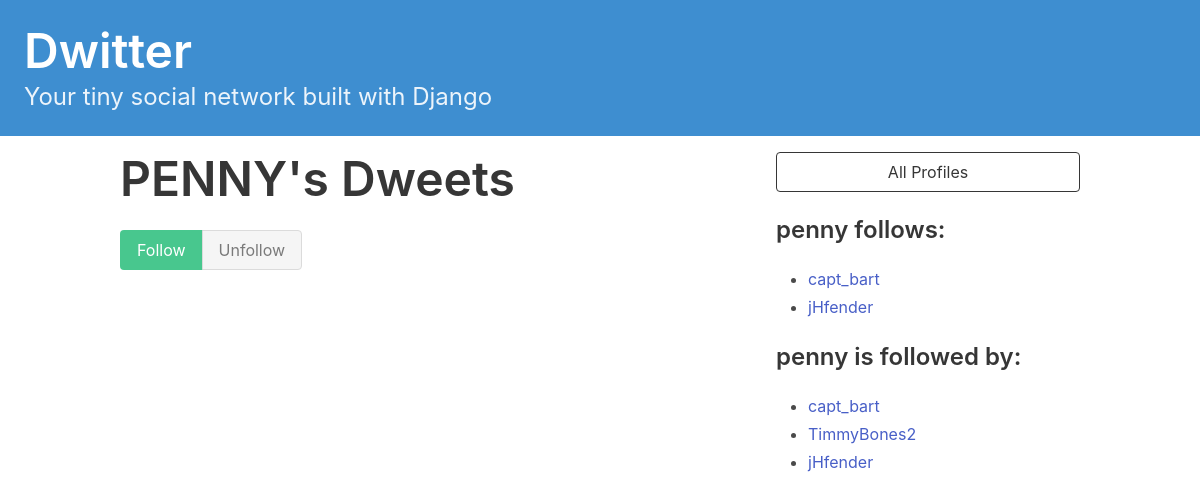
The page /profile/1 on the database as committed earlier.
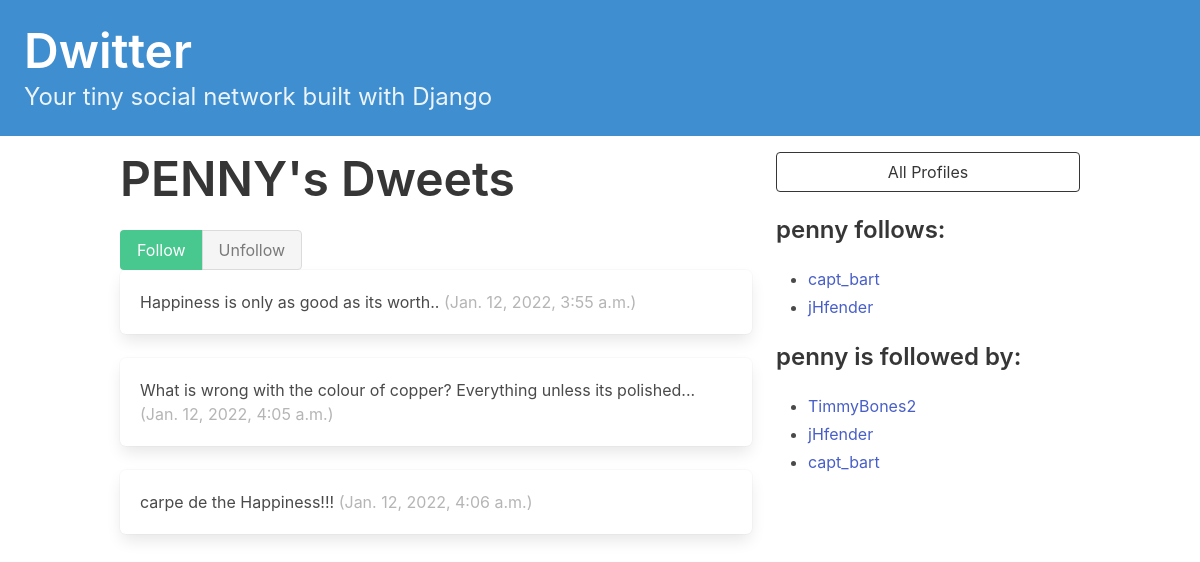
The same page on the database as committed later.
### dwitter/models.py (models this page shows, shortened)
class Profile(models.Model):
    user = models.OneToOneField(User, on_delete=models.CASCADE)
    follows = models.ManyToManyField(
        "self", related_name="followed_by", symmetrical=False,
        blank=True
    )
    def __str__(self):
        return self.user.username

class Dweet(models.Model):
    user = models.ForeignKey(
        User, related_name="dweets", on_delete=models.DO_NOTHING
    )
    body = models.CharField(max_length=140)
    created_at = models.DateTimeField(auto_now_add=True)

### dwitter/views.py (the view, shortened to what this page needs)
# urls.py: path("profile/<int:pk>", profile, name="profile"),
def profile(request, pk):
    profile = Profile.objects.get(pk=pk)
    return render(request, "dwitter/profile.html", {"profile": profile})

### dwitter/templates/dwitter/profile.html (shortened to what this page needs)
{% extends 'base.html' %}
{% block content %}
<div class="column">
    <div class="block">
    <h1 class="title is-1">
        {{profile.user.username|upper}}'s Dweets
    </h1>
    </div>
    <form method="post">
      <div class="buttons has-addons">
      {% if profile in user.profile.follows.all %}
          <button class="button is-success is-static">Follow</button>
          <button class="button is-danger" name="follow" value="unfollow">
            Unfollow
          </button>
      {% else %}
          <button class="button is-success" name="follow" value="follow">
            Follow
          </button>
          <button class="button is-danger is-static">Unfollow</button>
      {% endif %}
      </div>
    </form>
    <div class="content">
      {% for dweet in profile.user.dweets.all %}
        <div class="box">
          {{ dweet.body }}
          <span class="is-small has-text-grey-light">
            ({{ dweet.created_at }})
          </span>
        </div>
      {% endfor %}
    </div>
</div>
<div class="column is-one-third">
    <div class="block">
        <a href="{% url 'dwitter:profile_list' %}">
            <button class="button is-dark is-outlined is-fullwidth">
                All Profiles
            </button>
        </a>
    </div>
    <div class="block">
        <h3 class="title is-4">
            {{profile.user.username}} follows:
        </h3>
        <div class="content">
            <ul>
            {% for following in profile.follows.all %}
                <li>
                    <a href="{% url 'dwitter:profile' following.id %}">
                        {{ following }}
                    </a>
                </li>
            {% endfor %}
            </ul>
        </div>
    </div>
    <div class="block">
        <h3 class="title is-4">
            {{profile.user.username}} is followed by:
        </h3>
        <div class="content">
            <ul>
            {% for follower in profile.followed_by.all %}
                <li>
                    <a href="{% url 'dwitter:profile' follower.id %}">
                        {{ follower }}
                    </a>
                </li>
            {% endfor %}
            </ul>
        </div>
    </div>
</div>
{% endblock content %}

### dwitter/templates/base.html (shortened to what this page needs)
<!DOCTYPE html>
<html lang="en">
<head>
    <link rel="stylesheet"
        href="https://cdn.jsdelivr.net/npm/bulma@0.9.3/css/bulma.min.css">
</head>
<body>
    <a href="{% url 'dwitter:dashboard' %}">
    <section class="hero is-small is-info mb-4">
        <div class="hero-body">
            <h1 class="title is-1">Dwitter</h1>
            <p class="subtitle is-4">
                Your tiny social network built with Django
            </p>
        </div>
    </section>
    </a>
    <div class="container">
        <div class="columns">
            {% block content %}
            {% endblock content%}
        </div>
    </div>
</body>
</html>

Rows that differ between the two databases and show on the page:
added Dweet: body "Happiness is only as good as its worth..", created_at "Jan. 12, 2022, 3:55 a.m."
added Dweet: body "What is wrong with the colour of copper? Everything unless its polished...", created_at "Jan. 12, 2022, 4:05 a.m."
added Dweet: body "carpe de the Happiness!!!", created_at "Jan. 12, 2022, 4:06 a.m."
shown differently, row unchanged: Profile "capt_bart": moves down the list
